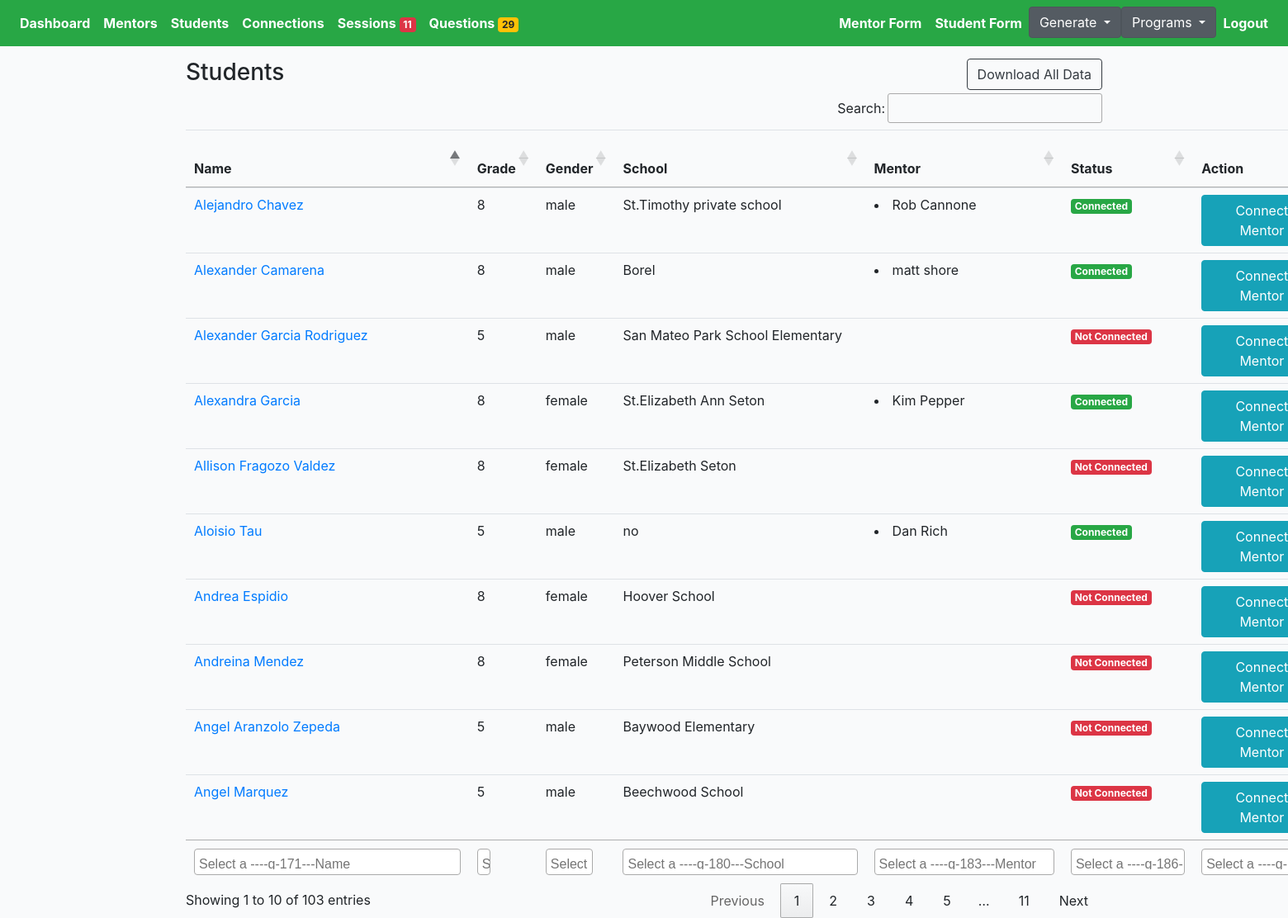
/choice/students/ (signed in), run on the app's committed database.
### cprofiles/models.py (models this page shows, shortened)
class Student(models.Model):
    avatar = models.ImageField(default='avatar.png', upload_to='avatars/')
    first_name = models.CharField(max_length=200, blank=True)
    last_name = models.CharField(max_length=200, blank=True)
    email = models.EmailField(max_length=200, blank=True)
    gender = models.CharField(max_length=200, choices=GENDER_CHOICES)
    grade = models.CharField(max_length=200, choices=GRADE_CHOICES)
    school = models.CharField(max_length=200, blank=True)
    language_preference = models.CharField(null=True, blank=True, max_length=200, choices=STUDENT_PREFER_LANGUAGE_CHOICES)
    parent1_first_name = models.CharField(max_length=200, blank=True)
    parent1_last_name = models.CharField(max_length=200, blank=True)
    parent1_phone = models.CharField(max_length=200, blank=True)
    parent1_email = models.EmailField(max_length=200, blank=True)
    academic_advisor = models.CharField(max_length=200, blank=True)
    academic_advisor_email = models.EmailField(max_length=200, blank=True)
    activity = models.TextField(null=True, blank=True, max_length=1000)
    ind_scl = models.TextField(null=True, blank=True, max_length=1000)
    dont_know = models.TextField(null=True, blank=True, max_length=1000)
    proud = models.TextField(null=True, blank=True, max_length=1000)
    learn = models.TextField(null=True, blank=True, max_length=1000)
    happy = models.TextField(null=True, blank=True, max_length=1000)
    hobby = models.TextField(null=True, blank=True, max_length=1000)
    int_ind_school = models.TextField(null=True, blank=True, max_length=1000)
    look_ind_school = models.TextField(null=True, blank=True, max_length=1000)
    strength = models.TextField(null=True, blank=True, max_length=1000)
    obstacle = models.TextField(null=True, blank=True, max_length=1000)
    child_strength = models.ManyToManyField(Childstrength, blank=True, related_name='child_strength')
    social_strength = models.ManyToManyField(Socialstrength, blank=True, related_name='social_strength')
    interview_language = models.CharField(null=True, blank=True, max_length=200, choices=LANGUAGE_CHOICES)
    question = models.TextField(null=True, blank=True, max_length=1000)
    updated = models.DateTimeField(auto_now=True)
    created = models.DateTimeField(auto_now_add=True)
    slug = models.SlugField(unique=True, blank=True)
    flag = models.BooleanField(default=False)
    note = models.TextField(null=True, blank=True, max_length=1000)
    question1 = models.CharField(null=True, blank=True, max_length=200, choices=QUESTION_CHOICES)
    answer1 = models.TextField(null=True, blank=True, max_length=1000)
    question2 = models.CharField(null=True, blank=True, max_length=200, choices=QUESTION_CHOICES)
    answer2 = models.TextField(null=True, blank=True, max_length=1000)
    status = models.CharField(null=True, blank=True, max_length=200, choices=PROFILE_STATUS, default='active')
    def get_absolute_url(self):
        return reverse("cprofiles:student-profiles-detail", kwargs={"slug": self.slug})
    def get_friends(self):
        return self.mentors.all()
    __initial_first_name = None
    __initial_last_name = None
    def __init__(self, *args, **kwargs):
        super().__init__(*args, **kwargs)
        self.__initial_first_name = self.first_name
        self.__initial_last_name = self.last_name

class Mentor(models.Model):
    avatar = models.ImageField(default='avatar.png', upload_to='avatars/')
    first_name = models.CharField(max_length=200, blank=True)
    last_name = models.CharField(max_length=200, blank=True)
    email = models.EmailField(max_length=200, blank=True)
    phone = models.CharField(max_length=200, blank=True)
    address = models.CharField(max_length=200, blank=True)
    prefer_grade = models.CharField(max_length=200, choices=MENTOR_GRADE_CHOICES)
    prefer_gender = models.CharField(max_length=200, choices=GENDER_CHOICES)
    prefer_location = models.ManyToManyField(Preferlocation, blank=True, related_name='prefer_location')
    mentor_last_year = models.CharField(null=True, blank=True, max_length=200, choices=YES_NO)
    language = models.ManyToManyField(Mentorlanguage, blank=True, related_name='mentor_language')
    experience = models.CharField(null=True, blank=True, max_length=200, choices=YES_NO)
    familiar = models.TextField(null=True, blank=True, max_length=1000)
    share = models.TextField(null=True, blank=True, max_length=1000)
    hobby = models.TextField(null=True, blank=True, max_length=1000)
    question = models.TextField(null=True, blank=True, max_length=1000)
    friends = models.ManyToManyField(Student, blank=True, related_name='mentors')
    updated = models.DateTimeField(auto_now=True)
    created = models.DateTimeField(auto_now_add=True)
    slug = models.SlugField(unique=True, blank=True)
    flag = models.BooleanField(default=False)
    ethnic = models.CharField(null=True, blank=True, max_length=200, choices=ETHNIC_CHOICES)
    status = models.CharField(null=True, blank=True, max_length=200, choices=PROFILE_STATUS, default='active')
    __initial_first_name = None
    __initial_last_name = None
    def __init__(self, *args, **kwargs):
        super().__init__(*args, **kwargs)
        self.__initial_first_name = self.first_name
        self.__initial_last_name = self.last_name

### cprofiles/views.py (the view)
# urls.py: path('students/', StudentProfileListView.as_view(), name='student-profiles-list'),
@method_decorator(login_required, name='dispatch')
@method_decorator(allowed_users(allowed_roles=['choice', 'admin']), name='dispatch')
class StudentProfileListView(ListView):
    model = Student
    template_name = 'choice/choice-student-profile-list.html'
    def get_queryset(self):
        qs = Student.objects.all()
        return qs

### cprofiles/context_processors.py (called while the page is built)
def choice_question(request):
    if(request.user.id):
        choice_unanswered_question_num = Question.objects.filter(status="UNANSWERED").count()
        choice_session_flag_num = Session.objects.filter(flag=True).count()
        return {
            'choice_unanswered_question_num' : choice_unanswered_question_num,
            'choice_session_flag_num' : choice_session_flag_num
        }
    return {}

### middleschool/context_processors.py (called while the page is built)
def middle_school_question(request):
    if(request.user.id):
        middle_school_unanswered_question_num = Question.objects.filter(status="UNANSWERED").count()
        middle_school_session_flag_num = Session.objects.filter(flag=True).count()
        return {
            'middle_school_unanswered_question_num' : middle_school_unanswered_question_num,
            'middle_school_session_flag_num' : middle_school_session_flag_num
        }
    return {}

### mprofiles/context_processors.py (called while the page is built)
def mentor_question(request):
    if(request.user.id):
        mentor_unanswered_question_num = Question.objects.filter(status="UNANSWERED").count()
        mentor_session_flag_num = Session.objects.filter(flag=True).count()
        return {
            'mentor_unanswered_question_num' : mentor_unanswered_question_num,
            'mentor_session_flag_num' : mentor_session_flag_num
        }
    return {}

### profiles/context_processors.py (called while the page is built)
def high_school_question(request):
    if(request.user.id):
        high_school_unanswered_question_num = Question.objects.filter(status="UNANSWERED").count()
        high_school_session_flag_num = Session.objects.filter(flag=True).count()
        return {
            'high_school_unanswered_question_num' : high_school_unanswered_question_num,
            'high_school_session_flag_num' : high_school_session_flag_num
        }
    return {}

### templates/choice/choice-student-profile-list.html (shortened to what this page needs)
{% extends 'cbase.html' %}
{% load static %}
{% block stylesheet %}{% static '/css/my_invites.css' %}{% endblock %}
{% block content %}
<div class="row">
    <div class="col-auto mr-auto">
        <h3>Students</h3>
    </div>
    <div class="col-auto">
        <div class="btn-group" role="group" aria-label="Basic example">
            <form action="{% url 'cprofiles:export-choice-student-list' %}" method="POST">
                <button type="submit" class="btn btn-outline-dark">Download All Data</button>
            </form>
        </div>
    </div>
</div>
<div class="table-responsive-lg">
    <table id="myTable" class="table">
        <thead>
            <tr>
                <th scope="col">Name</th>
                <th scope="col">Grade</th>
                <th scope="col">Gender</th>
                <th scope="col">School</th>
                <th scope="col">Mentor</th>
                <th scope="col">Status</th>
                <th scope="col">Action</th>
            </tr>
        </thead>
        <tfoot>
            <tr>
                <th>Name</th>
                <th>Grade</th>
                <th>Gender</th>
                <th>School</th>
                <th>Mentor</th>
                <th>Status</th>
                <th>Action</th>
            </tr>
        </tfoot>
        <tbody>
            {% for obj in object_list %}
            <tr>
                <td><a href="{{obj.get_absolute_url}}">{{obj.first_name}} {{obj.last_name}}</a></td>
                <td>{{obj.grade}}</td>
                <td>{{obj.gender}}</td>
                <td>{{obj.school}}</td>
                <td>{% for friend in obj.get_friends %}<li>{{friend.first_name}} {{friend.last_name}} </li>{% endfor %}</td>
                <td>
                    {% if obj.status == 'deactivated' %}
                        <div><span class="badge badge-secondary">Deactivated</span></div>
                    {% else %}
                        {% for friend in obj.get_friends %}
                        <div><span class="badge badge-success">Connected</span></div>
                        {% empty %}
                        <div><span class="badge badge-danger">Not Connected</div>
                        {% endfor %}
                    {% endif %}
                </td>
                {% if obj.status == 'deactivated' %}
                <td><a href="{% url 'cprofiles:student-connect-detail' obj.slug %}"><button type="submit"
                            class="btn btn-info" disabled>Connect Mentor</button></a></td>
                {% else %}
                <td><a href="{% url 'cprofiles:student-connect-detail' obj.slug %}"><button type="submit"
                            class="btn btn-info">Connect Mentor</button></a></td>
                {% endif %}
            </tr>
            {% endfor %}
        </tbody>
    </table>
</div>
{% endblock content %}

### core/static/css/base.css (style rules this page uses)
body { background:#FAFAFA; }

### core/static/css/my_invites.css (style rules this page uses)
body { margin-top:20px; background:#FAFAFA; }
body { background-color: #f9fafb; margin-top:0px; }

### data on the page
Student: first_name "Alejandro", last_name "Chavez", grade "8", gender "male", school "St.Timothy private school", status "Connect Mentor"
Mentor: first_name "Rob", last_name "Cannone"
Student: first_name "Alexandra", last_name "Garcia", grade "8", gender "female", school "St.Elizabeth Ann Seton", status "Connect Mentor"
Mentor: first_name "Kim", last_name "Pepper"
Student: first_name "Aloisio", last_name "Tau", grade "5", gender "male", school "no", status "Connect Mentor"
Mentor: first_name "Dan", last_name "Rich"
Student: first_name "Alexander", last_name "Camarena", grade "8", gender "male", school "Borel", status "Connect Mentor"
Mentor: first_name "matt", last_name "shore"
Student: first_name "Angel", last_name "Aranzolo Zepeda", grade "5", gender "male", school "Baywood Elementary", status "Not Connected"
Student: first_name "Andrea", last_name "Espidio", grade "8", gender "female", school "Hoover School", status "Not Connected"
Student: first_name "Allison", last_name "Fragozo Valdez", grade "8", gender "female", school "St.Elizabeth Seton", status "Not Connected"
Student: first_name "Alexander", last_name "Garcia Rodriguez", grade "5", gender "male", school "San Mateo Park School Elementary", status "Not Connected"
Student: first_name "Angel", last_name "Marquez", grade "5", gender "male", school "Beechwood School", status "Not Connected"
Student: first_name "Andreina", last_name "Mendez", grade "8", gender "female", school "Peterson Middle School", status "Not Connected"

### other printed values
{{ choice_session_flag_num }} "11"
{{ choice_unanswered_question_num }} "29"
